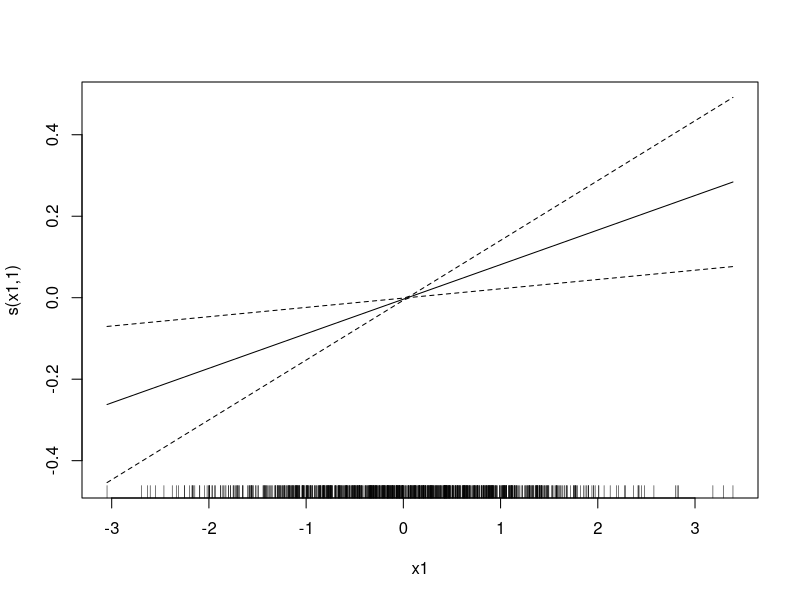
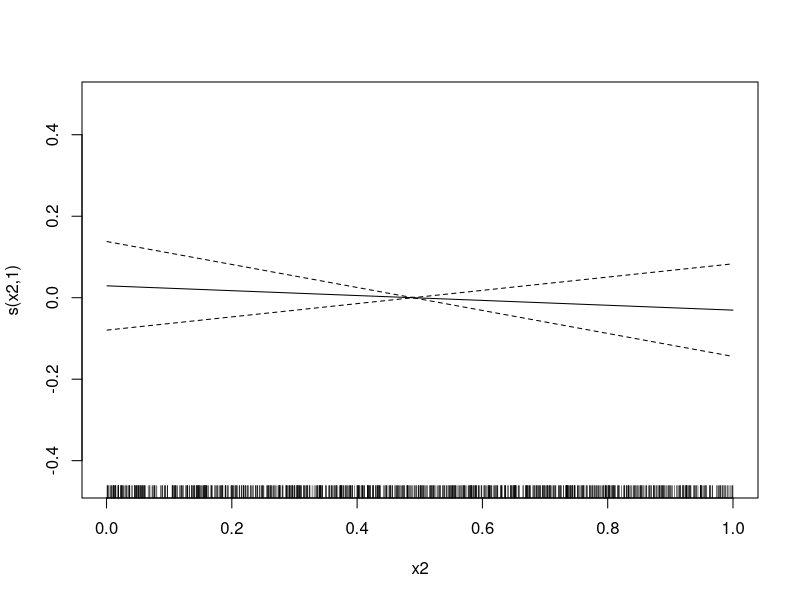
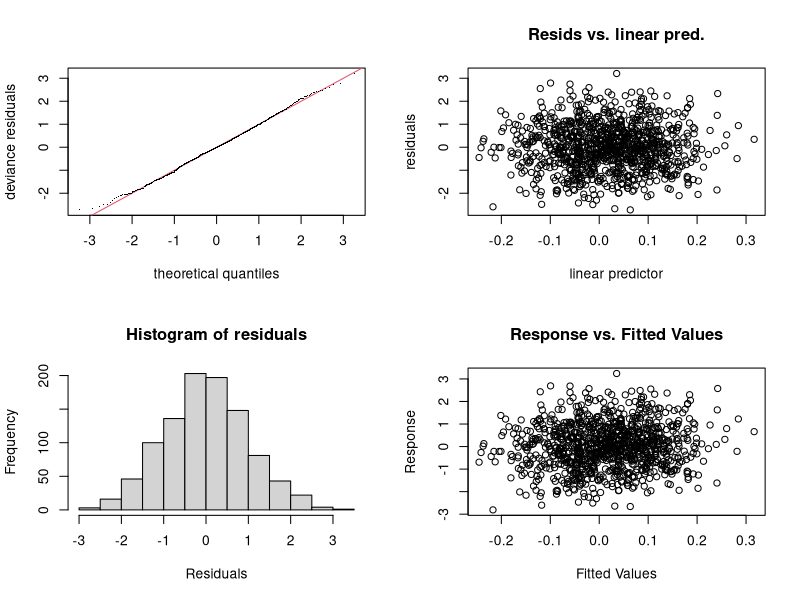
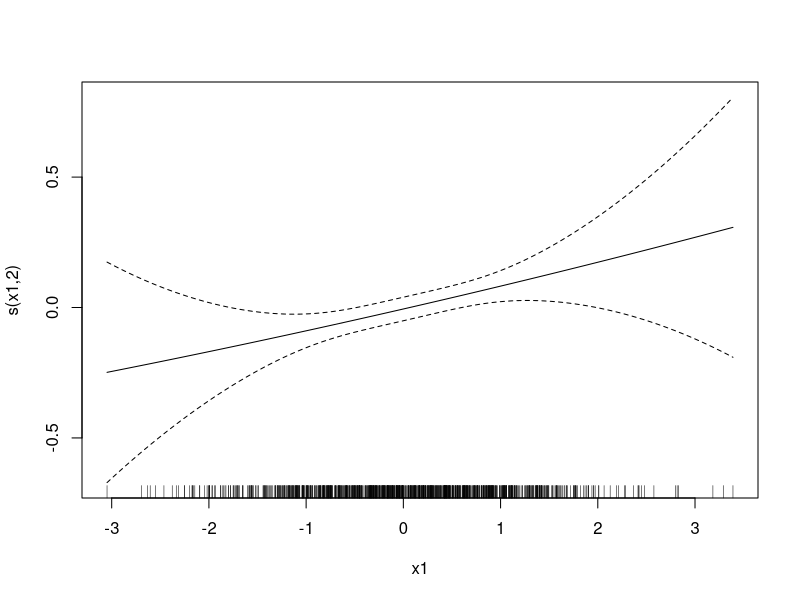
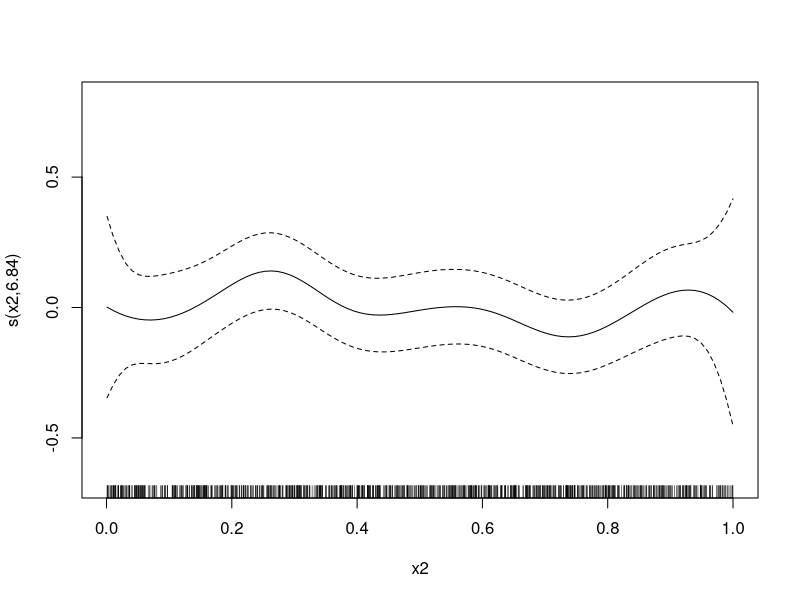
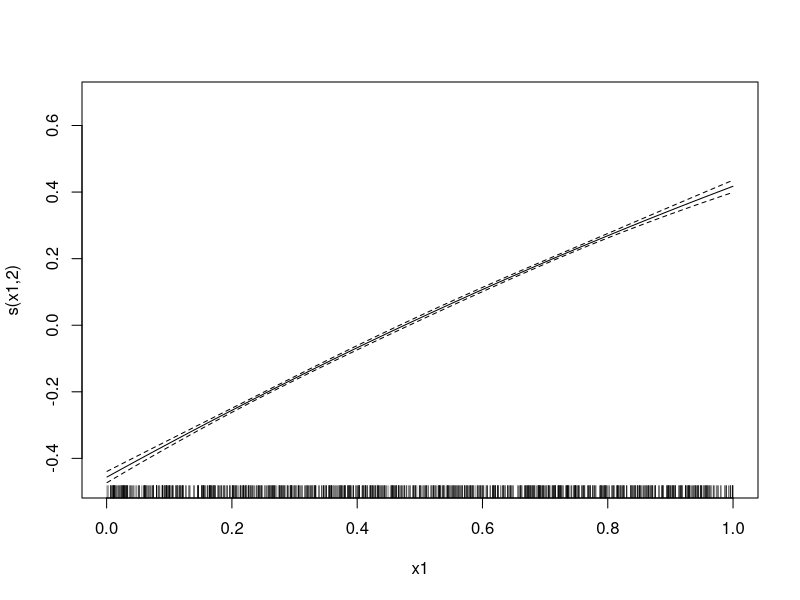
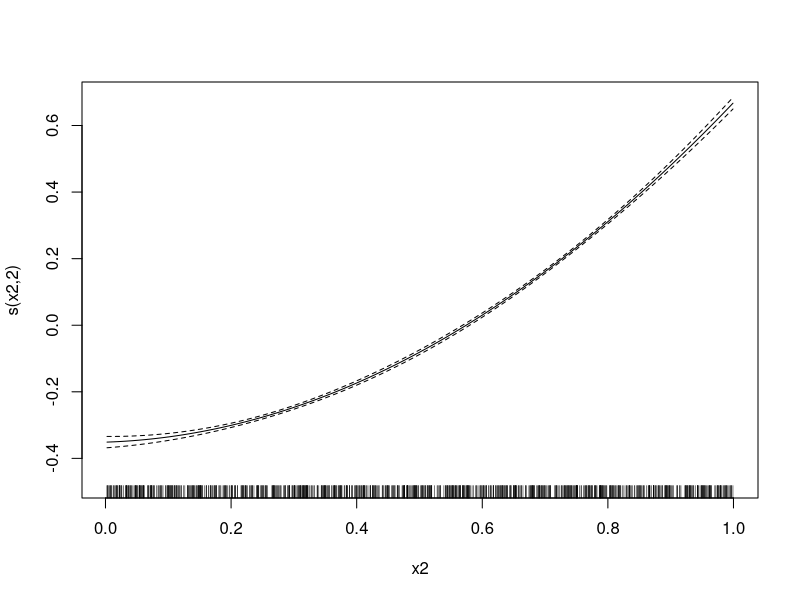

R code for these plots, in order:
install.packages("mgcv")  # Install if not already done
library(mgcv)

# Example dataset
set.seed(123)
data <- data.frame(
  y = rnorm(1000),
  x1 = rnorm(1000),       # Continuous predictor
  x2 = runif(1000),       # Another continuous predictor
  cat_var = as.factor(sample(letters[1:3], 1000, replace = TRUE))  # Categorical predictor
)

# P-spline regression model NOT SPECIFYING knots or degree (lambda optimized through cv)
model <- gam(y ~ s(x1, bs = "ps") + s(x2, bs = "ps") + cat_var, data = data)

# Summary of the model (NOTE that in this exampel y is indip of x1, x2, thats teh reason for the bad results)
summary(model)

plot(model)      # Diagnostic plots for smooth terms
gam.check(model) # Further checks for GAM

# Predictions
new_data <- data.frame(x1 = rnorm(10), x2 = runif(10), cat_var = factor("a", levels = c("a", "b", "c")))
predict(model, newdata = new_data)

### 
# P-spline regression model SPECIFYING knots or degree (lambda optimized through cv)
model <- gam(y ~ s(x1, bs = "ps", k = 40, m = 3) + s(x2, bs = "ps", k = 40, m = 3) + cat_var, data = data)
summary(model)
plot(model)
###

# Interesting example
data <- data.frame(
  x1 = runif(1000),        # Continuous predictor
  x2 = runif(1000),        # Another continuous predictor
  cat_var = as.factor(sample(letters[1:3], 1000, replace = TRUE))  # Categorical predictor
)

# Define the coefficients for the categorical variable levels
coef_cat <- c(a = 1, b = 0.5, c = 0)

# Compute the response variable y
data$y <- sin(data$x1) + data$x2^2 + coef_cat[data$cat_var] + rnorm(1000, sd = 0.1)  # Gaussian error

# P-spline regression model SPECIFYING knots or degree (lambda optimized through cv)
model <- gam(y ~ s(x1, bs = "ps", k = 40, m = 3) + s(x2, bs = "ps", k = 40, m = 3) + cat_var, data = data)
summary(model)
plot(model)

### FOR automatic pipeline

# Generar la fórmula automáticamente
num_id <- sapply(data, is.numeric)
num_vars <- names(data)[num_id]
cat_vars <- names(data)[!num_id]
predictors <- setdiff(num_vars, "y")  # Exclude the response variable

gam_formula <- as.formula(
  paste("y ~", paste(c(paste0("s(", predictors, ", bs='ps', k = 40, m = 3)"),cat_vars), collapse = " + "))
)

# Ajustar el modelo GAM
gam_model <- gam(gam_formula, data = data)
summary(gam_model)

